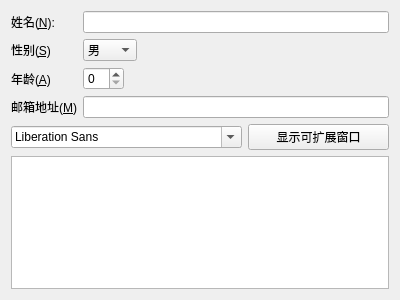
<?xml version="1.0" encoding="UTF-8"?>
<ui version="4.0">
 <class>MyWidget</class>
 <widget class="QWidget" name="MyWidget">
  <property name="geometry">
   <rect>
    <x>0</x>
    <y>0</y>
    <width>400</width>
    <height>300</height>
   </rect>
  </property>
  <property name="minimumSize">
   <size>
    <width>100</width>
    <height>100</height>
   </size>
  </property>
  <property name="maximumSize">
   <size>
    <width>500</width>
    <height>350</height>
   </size>
  </property>
  <property name="windowTitle">
   <string>MyWidget</string>
  </property>
  <layout class="QVBoxLayout" name="verticalLayout" stretch="1,2,0,0">
   <item>
    <layout class="QFormLayout" name="formLayout">
     <property name="fieldGrowthPolicy">
      <enum>QFormLayout::ExpandingFieldsGrow</enum>
     </property>
     <item row="0" column="1">
      <widget class="QLineEdit" name="nLineEdit"/>
     </item>
     <item row="1" column="0">
      <widget class="QLabel" name="sLabel">
       <property name="text">
        <string>性别(&amp;S)</string>
       </property>
       <property name="buddy">
        <cstring>sComboBox</cstring>
       </property>
      </widget>
     </item>
     <item row="1" column="1">
      <widget class="QComboBox" name="sComboBox">
       <item>
        <property name="text">
         <string>男</string>
        </property>
       </item>
       <item>
        <property name="text">
         <string>女</string>
        </property>
       </item>
       <item>
        <property name="text">
         <string>人妖</string>
        </property>
       </item>
      </widget>
     </item>
     <item row="2" column="0">
      <widget class="QLabel" name="aLabel">
       <property name="text">
        <string>年龄(&amp;A)</string>
       </property>
       <property name="buddy">
        <cstring>aSpinBox</cstring>
       </property>
      </widget>
     </item>
     <item row="2" column="1">
      <widget class="QSpinBox" name="aSpinBox"/>
     </item>
     <item row="3" column="0">
      <widget class="QLabel" name="mLabel">
       <property name="text">
        <string>邮箱地址(&amp;M)</string>
       </property>
       <property name="alignment">
        <set>Qt::AlignRight|Qt::AlignTrailing|Qt::AlignVCenter</set>
       </property>
       <property name="buddy">
        <cstring>mailLineEdit</cstring>
       </property>
      </widget>
     </item>
     <item row="3" column="1">
      <widget class="QLineEdit" name="mailLineEdit"/>
     </item>
     <item row="0" column="0">
      <widget class="QLabel" name="nLabel">
       <property name="text">
        <string>姓名(&amp;N):</string>
       </property>
       <property name="buddy">
        <cstring>nLineEdit</cstring>
       </property>
      </widget>
     </item>
    </layout>
   </item>
   <item>
    <spacer name="verticalSpacer">
     <property name="orientation">
      <enum>Qt::Vertical</enum>
     </property>
     <property name="sizeHint" stdset="0">
      <size>
       <width>20</width>
       <height>13</height>
      </size>
     </property>
    </spacer>
   </item>
   <item>
    <layout class="QHBoxLayout" name="horizontalLayout" stretch="4,3">
     <item>
      <widget class="QFontComboBox" name="fontComboBox"/>
     </item>
     <item>
      <widget class="QPushButton" name="pushButton">
       <property name="layoutDirection">
        <enum>Qt::LeftToRight</enum>
       </property>
       <property name="text">
        <string>显示可扩展窗口</string>
       </property>
       <property name="checkable">
        <bool>true</bool>
       </property>
      </widget>
     </item>
    </layout>
   </item>
   <item>
    <widget class="QTextEdit" name="textEdit"/>
   </item>
  </layout>
 </widget>
 <layoutdefault spacing="6" margin="11"/>
 <resources/>
 <connections/>
</ui>
